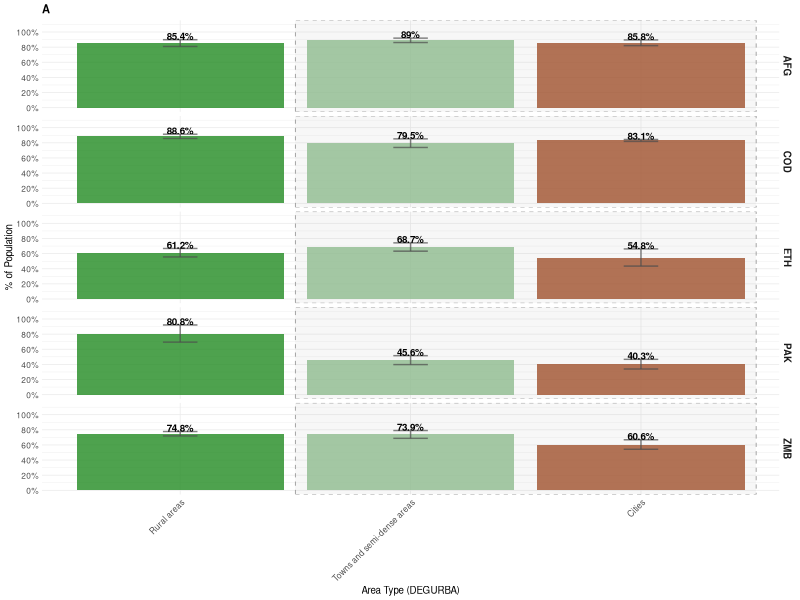
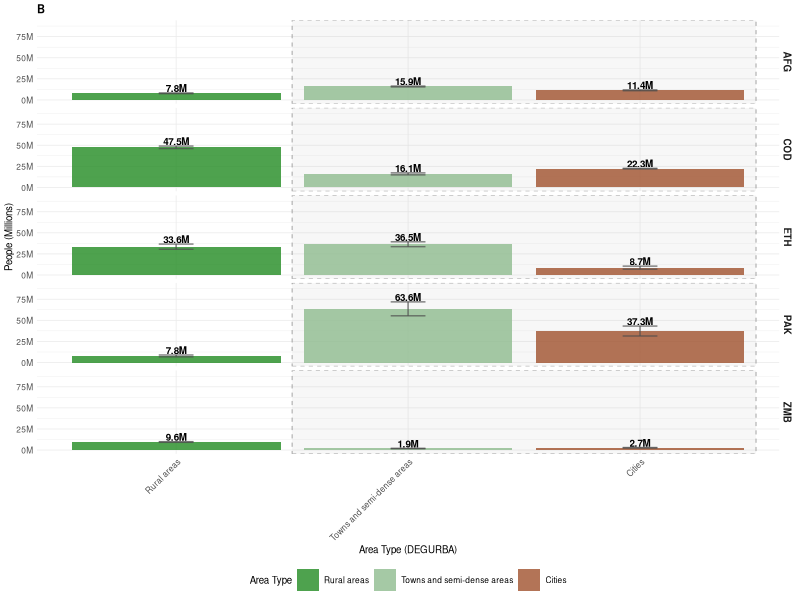
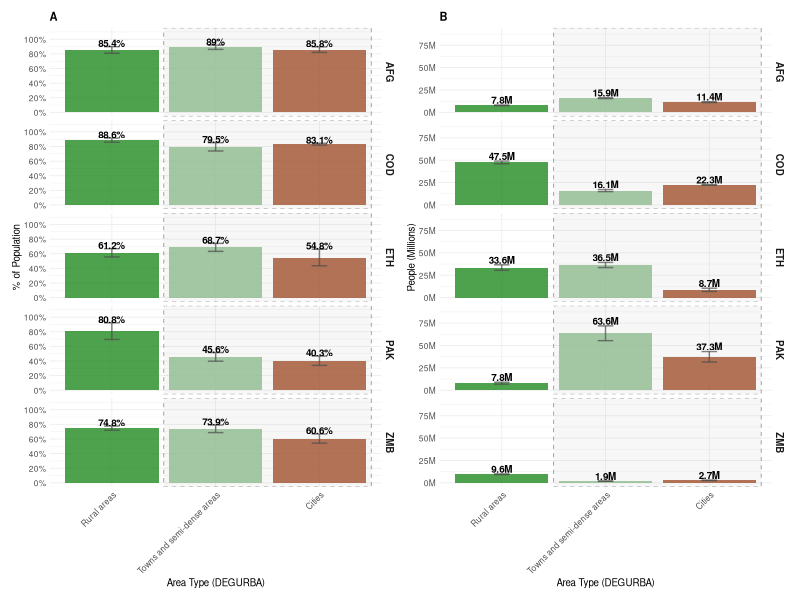
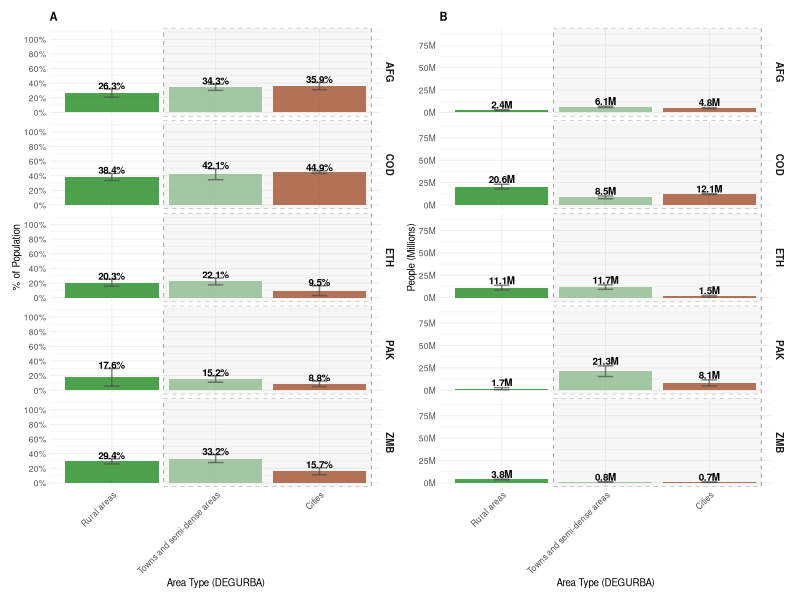
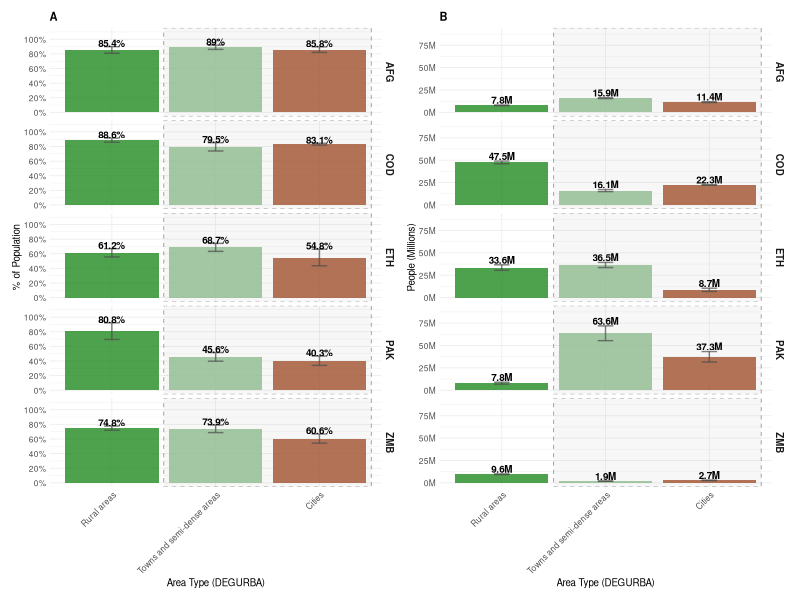
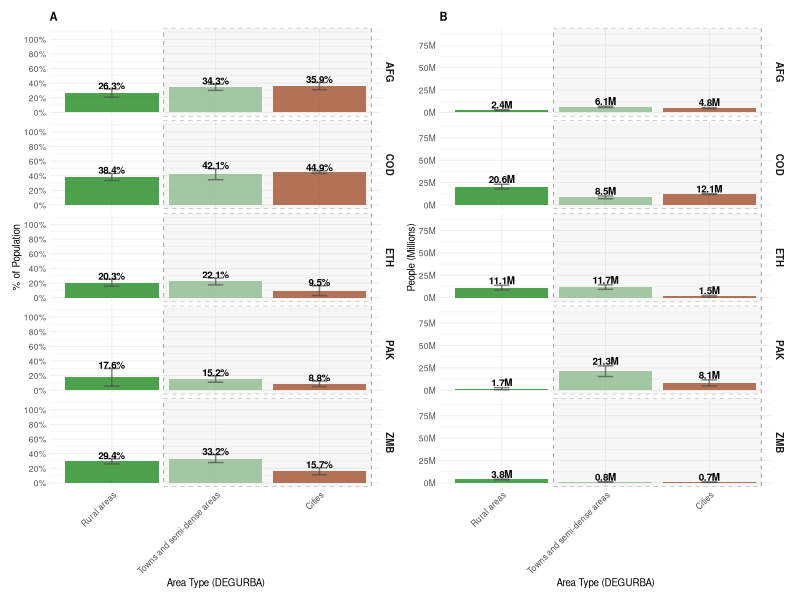

The R script that drew these images, in order:
# Load required libraries
library(ggplot2)
library(dplyr)
library(tidyr)
library(scales)
library(patchwork)

# Read the data
df <- read.csv("combined_aggregate_results/summary_table.csv")

# Calculate prevalence and handle missing values
df <- df %>%
  mutate(prevalence = people_estimate / gen_pop,
         prevalence_lower = lower_bound / gen_pop,
         prevalence_upper = upper_bound / gen_pop) %>%
  # Remove rows with NA values in key columns
  filter(!is.na(people_estimate) & !is.na(prevalence)) %>%
  # Reorder DEGURBA factor levels: Rural first, then Towns, then Cities
  mutate(DEGURBA = factor(DEGURBA, levels = c("Rural areas", "Towns and semi-dense areas", "Cities")))

# Filter data for moderate + severe and severe
moderate_severe_data <- df %>%
  filter(severity == "Moderate + Severe") %>%
  select(country, DEGURBA, people_estimate, prevalence, prevalence_lower, prevalence_upper, lower_bound, upper_bound)

severe_data <- df %>%
  filter(severity == "Severe") %>%
  select(country, DEGURBA, people_estimate, prevalence, prevalence_lower, prevalence_upper, lower_bound, upper_bound)

# Define custom colors
custom_colors <- c("Rural areas" = "#228B22",          
                   "Towns and semi-dense areas" = "#8FBC8F",  
                   "Cities" = "#A0522D")                

# Enhanced prevalence plot with consistent label positioning (always above error bars)
p_prevalence <- moderate_severe_data %>%
  mutate(
    label_y = prevalence_upper + 0.05,  
    label_color = "black"
  ) %>%
  ggplot(aes(x = DEGURBA, y = prevalence, fill = DEGURBA)) +
  annotate("rect", 
           xmin = 1.5, xmax = 3.5,
           ymin = -Inf, ymax = Inf,
           alpha = 0.08, fill = "gray60", color = "gray60", linetype = "dashed", size = 0.3) +
  geom_col(alpha = 0.8) +
  geom_errorbar(aes(ymin = prevalence_lower, ymax = prevalence_upper), 
                width = 0.15, color = "gray30", linewidth = 0.5, alpha = 0.7) +
  geom_text(aes(y = label_y, label = paste0(round(prevalence * 100, 1), "%"), 
                color = label_color), 
            hjust = 0.5, size = 2.5, fontface = "bold", family = "sans") +
  scale_color_identity() +
  facet_wrap(~country, ncol = 1, strip.position = "right") +
  scale_fill_manual(values = custom_colors, name = "Area Type") +
  scale_y_continuous(labels = function(x) paste0(round(x * 100), "%"),
                     breaks = seq(0, 1, 0.2),  
                     limits = c(0, 1.1)) +  # Extended to 110% to accommodate labels above error bars
  labs(title = "A",
       x = "Area Type (DEGURBA)",
       y = "% of Population") +
  theme_minimal(base_size = 6, base_family = "sans") +
  theme(axis.text.x = element_text(angle = 45, hjust = 1, size = 6, family = "sans"),
        axis.text.y = element_text(size = 6, family = "sans"),
        axis.title.x = element_text(size = 7, family = "sans"),
        axis.title.y = element_text(size = 7, family = "sans"),
        strip.text = element_text(size = 7, face = "bold", family = "sans"),
        plot.title = element_text(size = 8, face = "bold", family = "sans"),
        legend.text = element_text(size = 6, family = "sans"),
        legend.title = element_text(size = 7, family = "sans"),
        legend.position = "none")


p_absolute <- moderate_severe_data %>%
  mutate(
    shared_max = max(c(moderate_severe_data$upper_bound, severe_data$upper_bound), na.rm = TRUE),
    label_y = upper_bound + (shared_max * 0.08),
    label_color = "black"
  ) %>%
  ggplot(aes(x = DEGURBA, y = people_estimate, fill = DEGURBA)) +
  annotate("rect", 
           xmin = 1.5, xmax = 3.5,
           ymin = -Inf, ymax = Inf,
           alpha = 0.08, fill = "gray60", color = "gray60", linetype = "dashed", size = 0.3) +
  geom_col(alpha = 0.8) +
  geom_errorbar(aes(ymin = lower_bound, ymax = upper_bound), 
                width = 0.15, color = "gray30", linewidth = 0.5, alpha = 0.7) +
  geom_text(aes(y = label_y, label = paste0(round(people_estimate/1e6, 1), "M"), 
                color = label_color), 
            hjust = 0.5, size = 2.5, fontface = "bold", family = "sans") +
  scale_color_identity() +
  facet_wrap(~country, ncol = 1, strip.position = "right") +
  scale_fill_manual(values = custom_colors, name = "Area Type") +
  scale_y_continuous(labels = function(x) paste0(round(x/1e6, 1), "M"),
                     limits = c(0, max(c(moderate_severe_data$upper_bound, severe_data$upper_bound), na.rm = TRUE) * 1.25)) +
  labs(title = "B",
       x = "Area Type (DEGURBA)", 
       y = "People (Millions)") +
  theme_minimal(base_size = 6, base_family = "sans") +
  theme(axis.text.x = element_text(angle = 45, hjust = 1, size = 6, family = "sans"),
        axis.text.y = element_text(size = 6, family = "sans"),
        axis.title.x = element_text(size = 7, family = "sans"),
        axis.title.y = element_text(size = 7, family = "sans"),
        strip.text = element_text(size = 7, face = "bold", family = "sans"),
        plot.title = element_text(size = 8, face = "bold", family = "sans"),
        legend.text = element_text(size = 6, family = "sans"),
        legend.title = element_text(size = 7, family = "sans"),
        legend.position = "bottom",
        legend.justification = "center")

# Print individual plots
print(p_prevalence)
print(p_absolute)

# Remove legend from both individual plots for combined version
p_prevalence_no_legend <- p_prevalence + theme(legend.position = "none")
p_absolute_no_legend <- p_absolute + theme(legend.position = "none")

# Create combined plot
combined_plot <- p_prevalence_no_legend | p_absolute_no_legend
combined_plot <- combined_plot + 
  plot_annotation(
    #title = "Moderate or Severe Food Insecurity by Country",
    #subtitle = "Prevalence (%) vs Population Count (People, millions)",
    #caption = "Gray boxes highlight areas considered urban | Error bars show 95% CI"
    ) +
  plot_layout(guides = "collect") &
  theme(legend.position = "none")

print(combined_plot)

##############################################################################################################
##############################################################################################################
### Severe Food Insecurity

p_prevalence_sev <- severe_data %>%
  mutate(
    label_y = prevalence_upper + 0.05,
    label_color = "black"
  ) %>%
  ggplot(aes(x = DEGURBA, y = prevalence, fill = DEGURBA)) +
  annotate("rect", 
           xmin = 1.5, xmax = 3.5,
           ymin = -Inf, ymax = Inf,
           alpha = 0.08, fill = "gray60", color = "gray60", linetype = "dashed", size = 0.3) +
  geom_col(alpha = 0.8) +
  geom_errorbar(aes(ymin = prevalence_lower, ymax = prevalence_upper), 
                width = 0.15, color = "gray30", linewidth = 0.5, alpha = 0.7) +
  geom_text(aes(y = label_y, label = paste0(round(prevalence * 100, 1), "%"), 
                color = label_color), 
            hjust = 0.5, size = 2.5, fontface = "bold", family = "sans") +
  scale_color_identity() +
  facet_wrap(~country, ncol = 1, strip.position = "right") +
  scale_fill_manual(values = custom_colors, name = "Area Type") +
  scale_y_continuous(labels = function(x) paste0(round(x * 100), "%"),
                     breaks = seq(0, 1, 0.2),  
                     limits = c(0, 1.1)) +  # Extended to 110% to accommodate labels above error bars
  labs(title = "A",
       x = "Area Type (DEGURBA)",
       y = "% of Population") +
  theme_minimal(base_size = 6, base_family = "sans") +
  theme(axis.text.x = element_text(angle = 45, hjust = 1, size = 6, family = "sans"),
        axis.text.y = element_text(size = 6, family = "sans"),
        axis.title.x = element_text(size = 7, family = "sans"),
        axis.title.y = element_text(size = 7, family = "sans"),
        strip.text = element_text(size = 7, face = "bold", family = "sans"),
        plot.title = element_text(size = 8, face = "bold", family = "sans"),
        legend.text = element_text(size = 6, family = "sans"),
        legend.title = element_text(size = 7, family = "sans"),
        legend.position = "none")

p_absolute_sev <- severe_data %>%
  mutate(
    shared_max = max(c(moderate_severe_data$upper_bound, severe_data$upper_bound), na.rm = TRUE),
    label_y = upper_bound + (shared_max * 0.08),
    label_color = "black"
  ) %>%
  ggplot(aes(x = DEGURBA, y = people_estimate, fill = DEGURBA)) +
  annotate("rect", 
           xmin = 1.5, xmax = 3.5,
           ymin = -Inf, ymax = Inf,
           alpha = 0.08, fill = "gray60", color = "gray60", linetype = "dashed", size = 0.3) +
  geom_col(alpha = 0.8) +
  geom_errorbar(aes(ymin = lower_bound, ymax = upper_bound), 
                width = 0.15, color = "gray30", linewidth = 0.5, alpha = 0.7) +
  geom_text(aes(y = label_y, label = paste0(round(people_estimate/1e6, 1), "M"), 
                color = label_color), 
            hjust = 0.5, size = 2.5, fontface = "bold", family = "sans") +
  scale_color_identity() +
  facet_wrap(~country, ncol = 1, strip.position = "right") +
  scale_fill_manual(values = custom_colors, name = "Area Type") +
  scale_y_continuous(labels = function(x) paste0(round(x/1e6, 1), "M"),
                     limits = c(0, max(c(moderate_severe_data$upper_bound, severe_data$upper_bound), na.rm = TRUE) * 1.25)) +
  labs(title = "B",
       x = "Area Type (DEGURBA)", 
       y = "People (Millions)") +
  theme_minimal(base_size = 6, base_family = "sans") +
  theme(axis.text.x = element_text(angle = 45, hjust = 1, size = 6, family = "sans"),
        axis.text.y = element_text(size = 6, family = "sans"),
        axis.title.x = element_text(size = 7, family = "sans"),
        axis.title.y = element_text(size = 7, family = "sans"),
        strip.text = element_text(size = 7, face = "bold", family = "sans"),
        plot.title = element_text(size = 8, face = "bold", family = "sans"),
        legend.text = element_text(size = 6, family = "sans"),
        legend.title = element_text(size = 7, family = "sans"),
        legend.position = "bottom",
        legend.justification = "center")

# Remove legend from both individual plots for combined version
p_prevalence_sev_no_legend <- p_prevalence_sev + theme(legend.position = "none")
p_absolute_sev_no_legend <- p_absolute_sev + theme(legend.position = "none")

# Create combined plot for severe
combined_plot_sev <- p_prevalence_sev_no_legend | p_absolute_sev_no_legend
combined_plot_sev <- combined_plot_sev + 
  plot_annotation(
    #title = "Severe Food Insecurity by Country",
    #subtitle = "Prevalence (%) vs Population Count (People, millions)",
    #caption = "Gray boxes highlight areas considered urban | Error bars show 95% CI"
  ) +
  plot_layout(guides = "collect") &
  theme(legend.position = "none")

print(combined_plot_sev)

ggsave("graphics/output/Figure_2.1.jpeg", plot = combined_plot, 
       width = 180, height = 170, units="mm", dpi = 300, device = "jpeg")

ggsave("graphics/output/Figure_2.2.jpeg", plot = combined_plot_sev, 
       width = 180, height = 170, units="mm", dpi = 300, device = "jpeg")